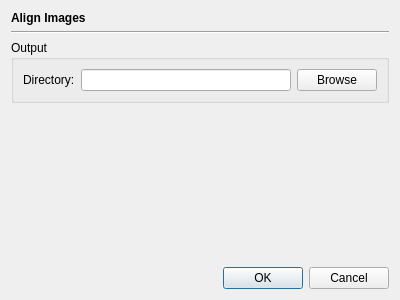
<?xml version="1.0" encoding="UTF-8"?>
<ui version="4.0">
 <class>OpAlignDialog</class>
 <widget class="QDialog" name="OpAlignDialog">
  <property name="geometry">
   <rect>
    <x>0</x>
    <y>0</y>
    <width>400</width>
    <height>300</height>
   </rect>
  </property>
  <property name="windowTitle">
   <string>Dialog</string>
  </property>
  <layout class="QVBoxLayout" name="verticalLayout">
   <item>
    <widget class="QLabel" name="label">
     <property name="font">
      <font>
       <weight>75</weight>
       <bold>true</bold>
      </font>
     </property>
     <property name="text">
      <string>Align Images</string>
     </property>
    </widget>
   </item>
   <item>
    <widget class="Line" name="line">
     <property name="orientation">
      <enum>Qt::Horizontal</enum>
     </property>
    </widget>
   </item>
   <item>
    <widget class="QGroupBox" name="groupBox">
     <property name="title">
      <string>Output</string>
     </property>
     <layout class="QGridLayout" name="gridLayout">
      <item row="0" column="0">
       <widget class="QLabel" name="label_2">
        <property name="text">
         <string>Directory:</string>
        </property>
       </widget>
      </item>
      <item row="0" column="1">
       <widget class="QLineEdit" name="outputDirField"/>
      </item>
      <item row="0" column="2">
       <widget class="QPushButton" name="browseButton">
        <property name="text">
         <string>Browse</string>
        </property>
       </widget>
      </item>
     </layout>
    </widget>
   </item>
   <item>
    <spacer name="verticalSpacer">
     <property name="orientation">
      <enum>Qt::Vertical</enum>
     </property>
     <property name="sizeHint" stdset="0">
      <size>
       <width>20</width>
       <height>40</height>
      </size>
     </property>
    </spacer>
   </item>
   <item>
    <widget class="QDialogButtonBox" name="buttonBox">
     <property name="orientation">
      <enum>Qt::Horizontal</enum>
     </property>
     <property name="standardButtons">
      <set>QDialogButtonBox::Cancel|QDialogButtonBox::Ok</set>
     </property>
    </widget>
   </item>
  </layout>
 </widget>
 <resources/>
 <connections>
  <connection>
   <sender>buttonBox</sender>
   <signal>accepted()</signal>
   <receiver>OpAlignDialog</receiver>
   <slot>accept()</slot>
   <hints>
    <hint type="sourcelabel">
     <x>248</x>
     <y>254</y>
    </hint>
    <hint type="destinationlabel">
     <x>157</x>
     <y>274</y>
    </hint>
   </hints>
  </connection>
  <connection>
   <sender>buttonBox</sender>
   <signal>rejected()</signal>
   <receiver>OpAlignDialog</receiver>
   <slot>reject()</slot>
   <hints>
    <hint type="sourcelabel">
     <x>316</x>
     <y>260</y>
    </hint>
    <hint type="destinationlabel">
     <x>286</x>
     <y>274</y>
    </hint>
   </hints>
  </connection>
 </connections>
</ui>
